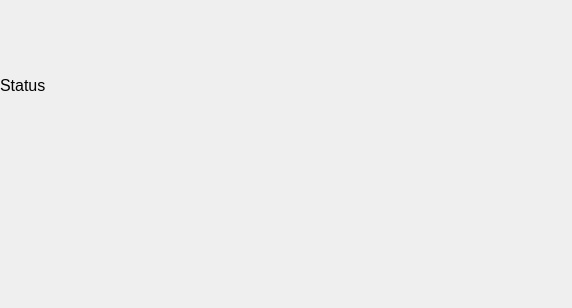
<?xml version="1.0" encoding="UTF-8"?>
<ui version="4.0">
 <class>Form</class>
 <widget class="QWidget" name="Form">
  <property name="geometry">
   <rect>
    <x>0</x>
    <y>0</y>
    <width>572</width>
    <height>308</height>
   </rect>
  </property>
  <property name="windowTitle">
   <string>Form</string>
  </property>
  <widget class="QWidget" name="horizontalLayoutWidget">
   <property name="geometry">
    <rect>
     <x>0</x>
     <y>0</y>
     <width>121</width>
     <height>171</height>
    </rect>
   </property>
   <layout class="QHBoxLayout" name="horizontalLayout">
    <item>
     <widget class="QLabel" name="labelStatus">
      <property name="enabled">
       <bool>true</bool>
      </property>
      <property name="sizePolicy">
       <sizepolicy hsizetype="Preferred" vsizetype="Preferred">
        <horstretch>0</horstretch>
        <verstretch>0</verstretch>
       </sizepolicy>
      </property>
      <property name="layoutDirection">
       <enum>Qt::LeftToRight</enum>
      </property>
      <property name="text">
       <string>&lt;html&gt;&lt;head/&gt;&lt;body&gt;&lt;p align=&quot;justify&quot;&gt;&lt;span style=&quot; font-size:12pt;&quot;&gt;Status&lt;/span&gt;&lt;/p&gt;&lt;/body&gt;&lt;/html&gt;</string>
      </property>
     </widget>
    </item>
   </layout>
  </widget>
  <widget class="QWidget" name="horizontalLayoutWidget_2">
   <property name="geometry">
    <rect>
     <x>119</x>
     <y>0</y>
     <width>201</width>
     <height>171</height>
    </rect>
   </property>
   <layout class="QHBoxLayout" name="horizontalLayout_2"/>
  </widget>
  <widget class="QWidget" name="horizontalLayoutWidget_3">
   <property name="geometry">
    <rect>
     <x>320</x>
     <y>0</y>
     <width>81</width>
     <height>171</height>
    </rect>
   </property>
   <layout class="QHBoxLayout" name="horizontalLayout_3"/>
  </widget>
  <widget class="QWidget" name="horizontalLayoutWidget_4">
   <property name="geometry">
    <rect>
     <x>400</x>
     <y>0</y>
     <width>81</width>
     <height>171</height>
    </rect>
   </property>
   <layout class="QHBoxLayout" name="horizontalLayout_4"/>
  </widget>
 </widget>
 <resources/>
 <connections/>
</ui>
